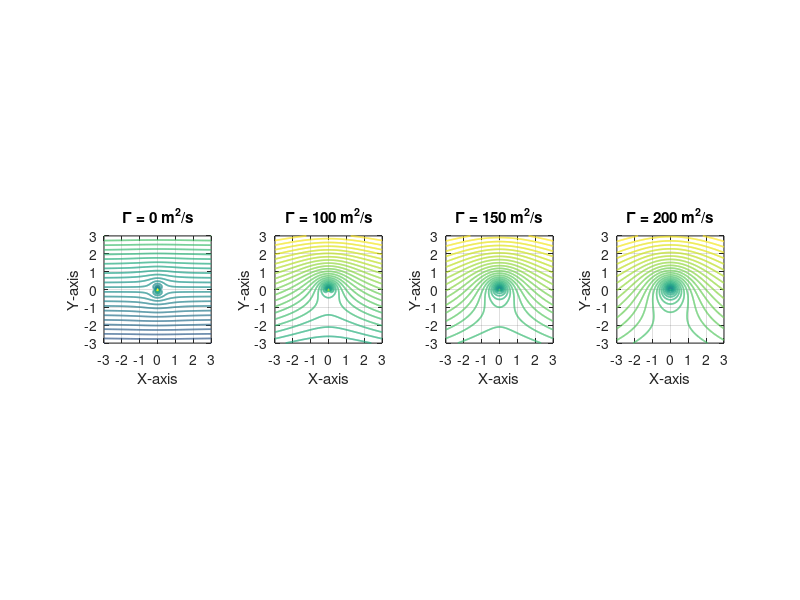

Recreate this plot in MATLAB.
%%%%%%%%%%% Flow Combination %%%%%%%%%%%
clc; clear; close all;

% Inputs
v_inf = 30;                     % Uniform flow velocity
kappa = 30;                     % Strength of the doublet
gamma_vals = [0, 100, 150, 200]; % Circulation values (Γ)

R = sqrt(kappa / (2 * pi * v_inf));  % Equivalent cylinder radius

% Grid setup
x_range = linspace(-3, 3, 250); % X-coordinates
y_range = linspace(-3, 3, 250); % Y-coordinates
[x, y] = meshgrid(x_range, y_range);

% Calculations
figure;

for index = 1:length(gamma_vals)
    gamma = gamma_vals(index); % Current circulation value

    % Stream function components
    psiUniform = v_inf * y;                           % Uniform flow
    psiDoublet = -kappa / (2 * pi) * (y ./ (x.^2 + y.^2)); % Doublet flow
    psiVortex = gamma / (2 * pi) * log(x.^2 + y.^2); % Vortex flow

    % Total stream function
    psiTotal = psiUniform + psiDoublet + psiVortex;

    % Plot streamlines
    subplot(1, length(gamma_vals), index);
    contour(x, y, psiTotal, 50, 'LineWidth', 1.2); % Streamlines
    hold on;

    % Add title and labels
    title(['\Gamma = ', num2str(gamma), ' m^2/s']);
    xlabel('X-axis');
    ylabel('Y-axis');
    axis equal;
    grid on;
end